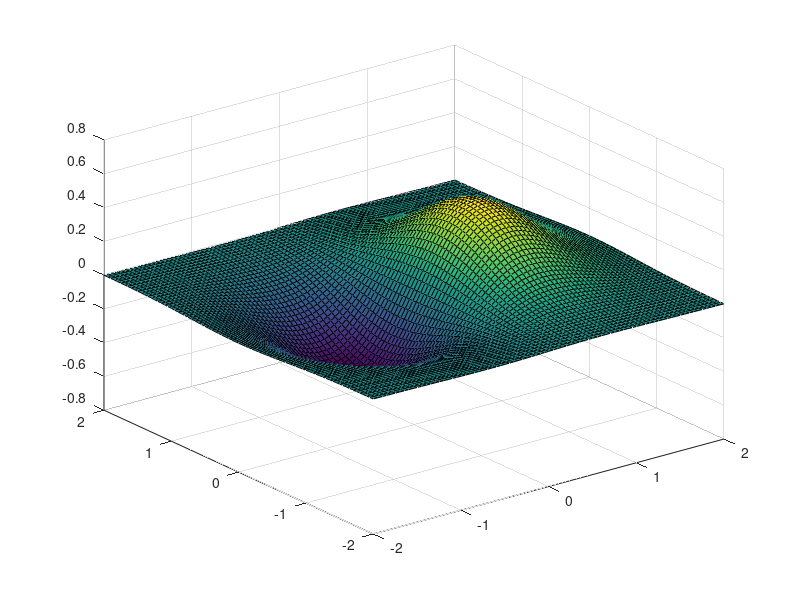

Recreate this plot in MATLAB.
% scalar function z = f(x,y)
clear;
clc;
close all;

% define the values (x, y) (mesh)
[x, y] = meshgrid(-2:0.05:2, -2:0.05:2);
% define the scalar function z = f(x,y)
z = x.* exp (-x.^2 - y.^2);
% plot the scalar functions along with the coordinates
surf(x, y, z);